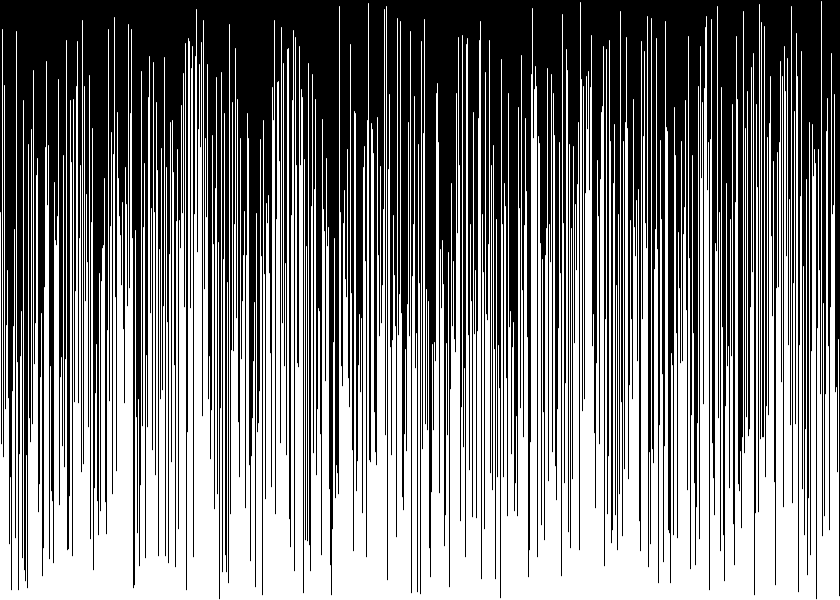
Frame 1 (no input)
Frame 60 (the mouse pressed at the canvas centre just before this capture): identical to frame 1, image omitted
Frame 120 (the mouse held since frame 60 and released just before this capture): identical to frame 1, image omitted

The Processing sketch that drew this single still picture (run headless with seeded random() and noise(); from frame 60 on, the mouse is pressed at the canvas centre):

// Processing sketch: merge_sort_viz
// ── merge_sort_viz.pde

float[] arr;

//float[] mergesort(float[] arr) {
// int len = arr.length;
// if (len <= 1) return arr;
// if(len == 2) {
//   if (arr[0] > arr[1]) return new float[]{arr[1], arr[0]};
//   return arr;
// }
 
// int mid = len / 2;
 
// float[] left = mergesort)

// return arr; 
//}

void setup() {
 size(840, 600);
 arr = new float[width];
 for(int i = 0; i < arr.length; i++) {
   arr[i] = random(height);
 }
 
 //arr = mergesort(arr);
}

void draw() {
  background(0);
  for(int i = 0; i < arr.length; i++) {
    stroke(255);
    line(i, height, i, height - arr[i]);
  }
}
